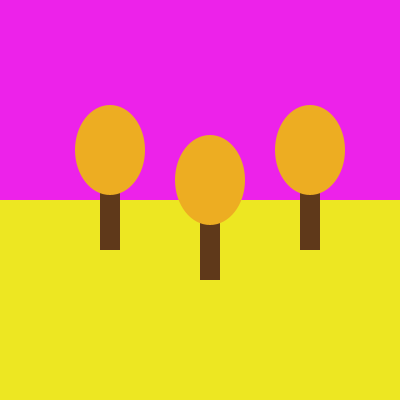
Frame 1 (no input)
Frame 60 (the mouse pressed at the canvas centre just before this capture): identical to frame 1, image omitted
Frame 120 (the mouse held since frame 60 and released just before this capture): identical to frame 1, image omitted

The Processing sketch that drew this single still picture (run headless with seeded random() and noise(); from frame 60 on, the mouse is pressed at the canvas centre):

// Processing sketch: sketch_faceoffTask
// ── sketch_faceoffTask.pde
void setup()
{
  size(400, 400);
  noStroke();
}
 
void draw()
{
  color skyColour    = color(#ED22EA);
  color groundColour = color(#EDE722);
  color leafColour   = color(#EDAD22);
  color trunkColour  = color(95, 57, 26);
 
  background(skyColour);
  fill(groundColour);
  rect(0, height/2, width, height/2);
 
  float treeX = 100;
  float treeY = 180;
 
  // Draw first tree
  fill(trunkColour);
  rect(treeX, treeY, 20, 70);
  fill(leafColour);
  ellipse(treeX+10, treeY-30, 70, 90);
 
  // Draw second tree to the right and down a bit
  treeX = treeX + 100;
  treeY = treeY + 30;
  fill(trunkColour);
  rect(treeX, treeY, 20, 70);
  fill(leafColour);
  ellipse(treeX+10, treeY-30, 70, 90);
 
  // Draw third tree to the right and up a bit
  treeX = treeX + 100;
  treeY = treeY - 30;
  fill(trunkColour);
  rect(treeX, treeY, 20, 70);
  fill(leafColour);
  ellipse(treeX+10, treeY-30, 70, 90);
}
